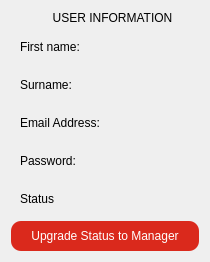
      <widget class="QWidget" name="page">
       <layout class="QVBoxLayout" name="verticalLayout_19">
        <item>
         <widget class="QLabel" name="label_46">
          <property name="maximumSize">
           <size>
            <width>1200</width>
            <height>50</height>
           </size>
          </property>
          <property name="styleSheet">
           <string notr="true">font: 75 20pt &quot;Bahnschrift Condensed&quot;;
padding-left: 15px;
</string>
          </property>
          <property name="text">
           <string>USER INFORMATION</string>
          </property>
          <property name="alignment">
           <set>Qt::AlignCenter</set>
          </property>
         </widget>
        </item>
        <item>
         <widget class="QWidget" name="widget_20" native="true">
          <layout class="QHBoxLayout" name="horizontalLayout_11">
           <item>
            <widget class="QLabel" name="label_22">
             <property name="maximumSize">
              <size>
               <width>200</width>
               <height>16777215</height>
              </size>
             </property>
             <property name="styleSheet">
              <string notr="true">font: 75 15pt &quot;Bahnschrift Condensed&quot;;</string>
             </property>
             <property name="text">
              <string>First name:</string>
             </property>
            </widget>
           </item>
           <item>
            <widget class="QLabel" name="label_fname">
             <property name="styleSheet">
              <string notr="true">font: 10pt &quot;Segoe UI&quot;;</string>
             </property>
             <property name="text">
              <string/>
             </property>
            </widget>
           </item>
          </layout>
         </widget>
        </item>
        <item>
         <widget class="QWidget" name="widget_21" native="true">
          <layout class="QHBoxLayout" name="horizontalLayout_12">
           <item>
            <widget class="QLabel" name="label_24">
             <property name="maximumSize">
              <size>
               <width>200</width>
               <height>16777215</height>
              </size>
             </property>
             <property name="styleSheet">
              <string notr="true">font: 75 15pt &quot;Bahnschrift Condensed&quot;;</string>
             </property>
             <property name="text">
              <string>Surname:</string>
             </property>
            </widget>
           </item>
           <item>
            <widget class="QLabel" name="label_sname">
             <property name="styleSheet">
              <string notr="true">font: 10pt &quot;Segoe UI&quot;;</string>
             </property>
             <property name="text">
              <string/>
             </property>
            </widget>
           </item>
          </layout>
         </widget>
        </item>
        <item>
         <widget class="QWidget" name="widget_22" native="true">
          <layout class="QHBoxLayout" name="horizontalLayout_13">
           <item>
            <widget class="QLabel" name="label_47">
             <property name="maximumSize">
              <size>
               <width>200</width>
               <height>16777215</height>
              </size>
             </property>
             <property name="styleSheet">
              <string notr="true">font: 75 15pt &quot;Bahnschrift Condensed&quot;;</string>
             </property>
             <property name="text">
              <string>Email Address:</string>
             </property>
            </widget>
           </item>
           <item>
            <widget class="QLabel" name="label_email">
             <property name="styleSheet">
              <string notr="true">font: 10pt &quot;Segoe UI&quot;;</string>
             </property>
             <property name="text">
              <string/>
             </property>
            </widget>
           </item>
          </layout>
         </widget>
        </item>
        <item>
         <widget class="QWidget" name="widget_23" native="true">
          <layout class="QHBoxLayout" name="horizontalLayout_14">
           <item>
            <widget class="QLabel" name="label_56">
             <property name="maximumSize">
              <size>
               <width>200</width>
               <height>16777215</height>
              </size>
             </property>
             <property name="styleSheet">
              <string notr="true">font: 75 15pt &quot;Bahnschrift Condensed&quot;;</string>
             </property>
             <property name="text">
              <string>Password:</string>
             </property>
            </widget>
           </item>
           <item>
            <widget class="QLabel" name="label_password">
             <property name="styleSheet">
              <string notr="true">font: 10pt &quot;Segoe UI&quot;;</string>
             </property>
             <property name="text">
              <string/>
             </property>
            </widget>
           </item>
          </layout>
         </widget>
        </item>
        <item>
         <widget class="QWidget" name="widget_24" native="true">
          <layout class="QHBoxLayout" name="horizontalLayout_15">
           <item>
            <widget class="QLabel" name="label_58">
             <property name="maximumSize">
              <size>
               <width>200</width>
               <height>16777215</height>
              </size>
             </property>
             <property name="styleSheet">
              <string notr="true">font: 75 15pt &quot;Bahnschrift Condensed&quot;;</string>
             </property>
             <property name="text">
              <string>Status</string>
             </property>
            </widget>
           </item>
           <item>
            <widget class="QLabel" name="label_status_user">
             <property name="styleSheet">
              <string notr="true">font: 10pt &quot;Segoe UI&quot;;</string>
             </property>
             <property name="text">
              <string/>
             </property>
            </widget>
           </item>
          </layout>
         </widget>
        </item>
        <item>
         <widget class="QPushButton" name="btn_man">
          <property name="cursor">
           <cursorShape>PointingHandCursor</cursorShape>
          </property>
          <property name="styleSheet">
           <string notr="true">background-color: #DA291C;
font: bold 11pt &quot;Segoe UI&quot;;
color: white;
border-radius: 10px;
border: none; 
padding: 8px 20px;</string>
          </property>
          <property name="text">
           <string>Upgrade Status to Manager</string>
          </property>
         </widget>
        </item>
       </layout>
      </widget>
